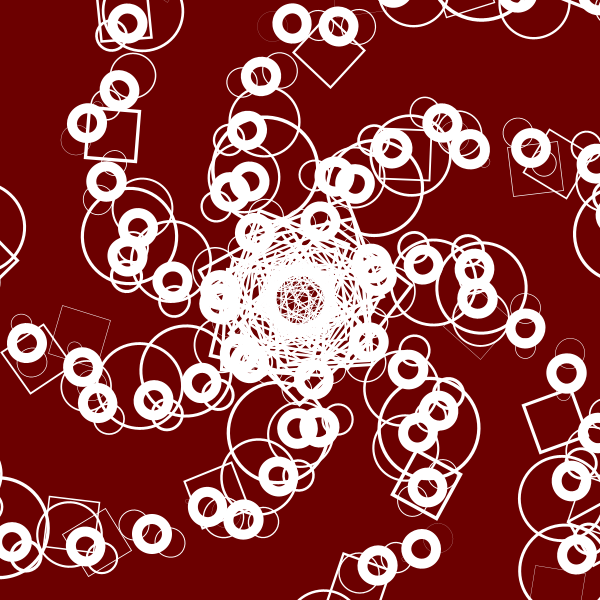
Frame 1 (no input)
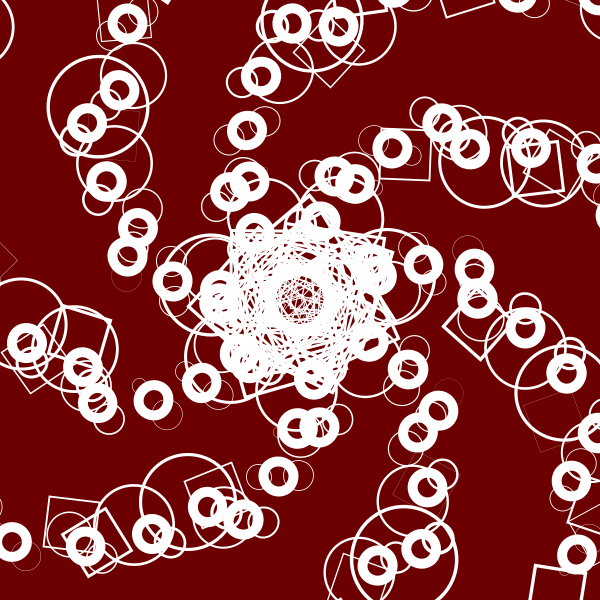
Frame 60 (the mouse pressed at the canvas centre just before this capture)
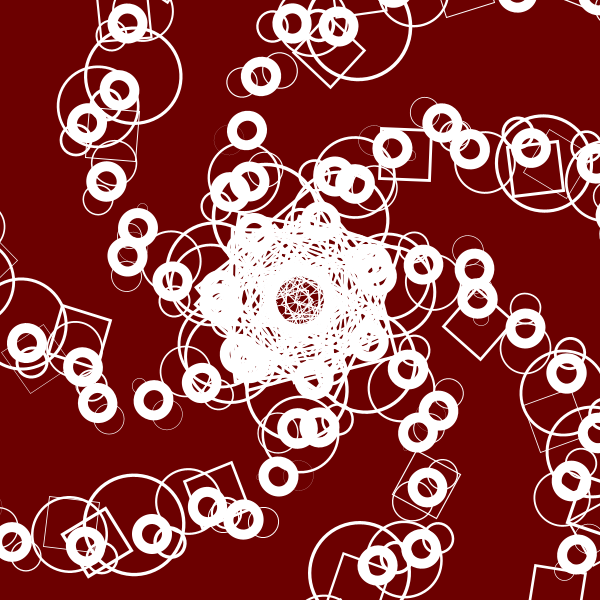
Frame 120 (the mouse held since frame 60 and released just before this capture)

The Processing sketch that drew these frames (run headless with seeded random() and noise(); from frame 60 on, the mouse is pressed at the canvas centre):

// Processing sketch: processing_143308
// ── processing_143308.pde

// Konkuk University
// Department of Dynamic Media
// SOS iDesign
// Name: YOU chahee
// ID: 201420092



float xW = 10; 
float direction = 5; 





void setup() { 
  size(600, 600); 
  background(600, 600, 600); 
  colorMode(RGB, 600);


  //  noLoop();
} 


void draw() { 

  noStroke(); 
  fill(255, 0, 0); // adds more transparency 
  rect(0, 0, width, height);  


  // grid filled with ellipses 




  translate(width/2, height/2);
  for (int i = 75; i < width-25; i = i + 50) { 
    for (int j = 75; j < height-25; j = j + 50) { 

       rotate(3.0);
      rect(-26, -26, xW, xW);
      rotate(6.0);
      rect(i, j, 50, 50);

      stroke(600, 600, 600); 
      strokeWeight(10); 
      noFill(); 
      ellipse(i, 30, 30, 30);
      strokeWeight(xW/30); 
      ellipse(i, 10, 30, 30);
      ellipse(i, 50, xW, xW);
      
xW = xW + direction; 


if (xW > 100){ 
      direction = direction * -1; 
  } 


  if (xW < 1){ 
      direction = direction * -1; 
  } 
  }
    }
      }
